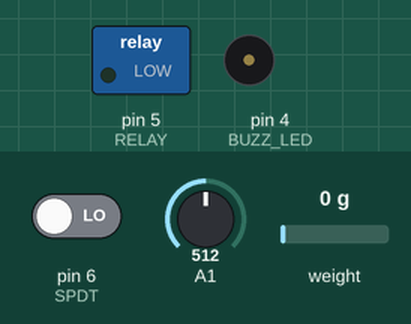
Recording of a sketch running on a simulated Arduino Uno, built with avr-gcc and run on an emulated ATmega328P. Shown: switched loads named in the sketch (green lamp = pin HIGH), buzzer (waves = sounding, pin HIGH). Inputs (shaded band) come from the test bench; at power-on: pin 6 (SPDT) LOW, A1 = 512, weight on the scale 0 g. What the sketch prints to the serial monitor is not drawn.

Above: at 2.2 s.
2.3 s: pin 6 (SPDT) driven HIGH
At 2.7 s:
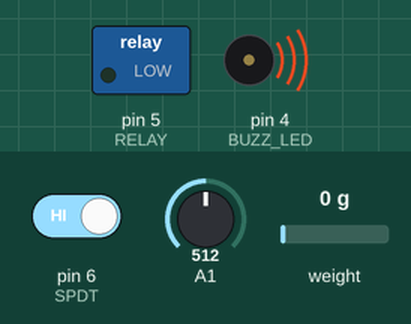
At 12.8 s:
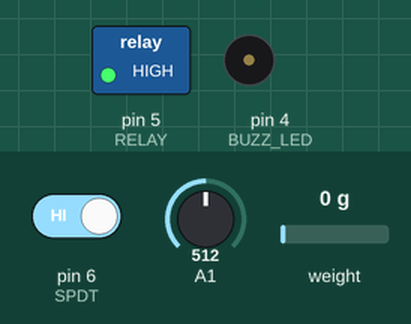
Timing chart, 0 to 15.7 s (numbered marks = the images above; inputs shaded):
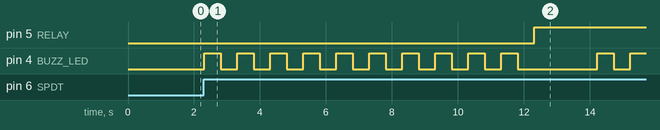

Measured:
- after the input at 2.3 s, pin 5 (RELAY): LOW → HIGH after 10.0 s; pin 4 (BUZZ_LED): goes 9 × (HIGH 0.50 s, LOW 0.50 s), HIGH 0.50 s, LOW 2.4 s, HIGH 0.50 s, LOW 0.50 s, then HIGH, starting at once

The sketch:

Static_Test_Pad.ino
```cpp
#include "HX711.h"

#define LOADCELL_DOUT_PIN  3
#define LOADCELL_SCK_PIN  2

int BUZZ_LED=4;
int RELAY=5;
int SPDT=6;

HX711 scale;

float calibration_factor = -35900;

void setup() {
  Serial.begin(9600);
  pinMode(BUZZ_LED,OUTPUT);
  pinMode(RELAY,OUTPUT);
  pinMode(SPDT,INPUT);

  //Serial.println("HX711 calibration sketch");
  //Serial.println("Remove all weight from scale");
  //Serial.println("After readings begin, place known weight on scale");
  //Serial.println("Press + or a to increase calibration factor");
  //Serial.println("Press - or z to decrease calibration factor");

  scale.begin(LOADCELL_DOUT_PIN, LOADCELL_SCK_PIN);
  scale.set_scale();
  scale.tare();

  //long zero_factor = scale.read_average();
  //Serial.print("Zero factor: ");
  //Serial.println(zero_factor);
}

void loop() {
  int SwitchPos = digitalRead(SPDT);

  if(SwitchPos == 1){
    int x;
    for(x=0;x<10;x++)
    {
      digitalWrite(BUZZ_LED, HIGH);
      delay(500);
      digitalWrite(BUZZ_LED, LOW);
      delay(500);
    }
    digitalWrite(RELAY, HIGH);
    delay(1800);
  }
  else{
    digitalWrite(RELAY, LOW);
    //delay(100);
  }


  int adc_val = analogRead(A1);
  int temperature = (((adc_val*4.88)-0.0027)/10)-26;
  //Serial.print(adc_val);
  Serial.print("Temperature = ");
  Serial.print(temperature);
  //delay(500);


  scale.set_scale(calibration_factor);
  Serial.print(" | Thrust: ");
  Serial.print(scale.get_units()*9.81, 1);
  Serial.print(" Newtons");
  //Serial.print(" calibration_factor: ");
  //Serial.print(calibration_factor);
  Serial.println();

  if(Serial.available())
  {
    char temp = Serial.read();
    if(temp == '+' || temp == 'a')
      calibration_factor += 10;
    else if(temp == '-' || temp == 'z')
      calibration_factor -= 10;
  }
}
```
